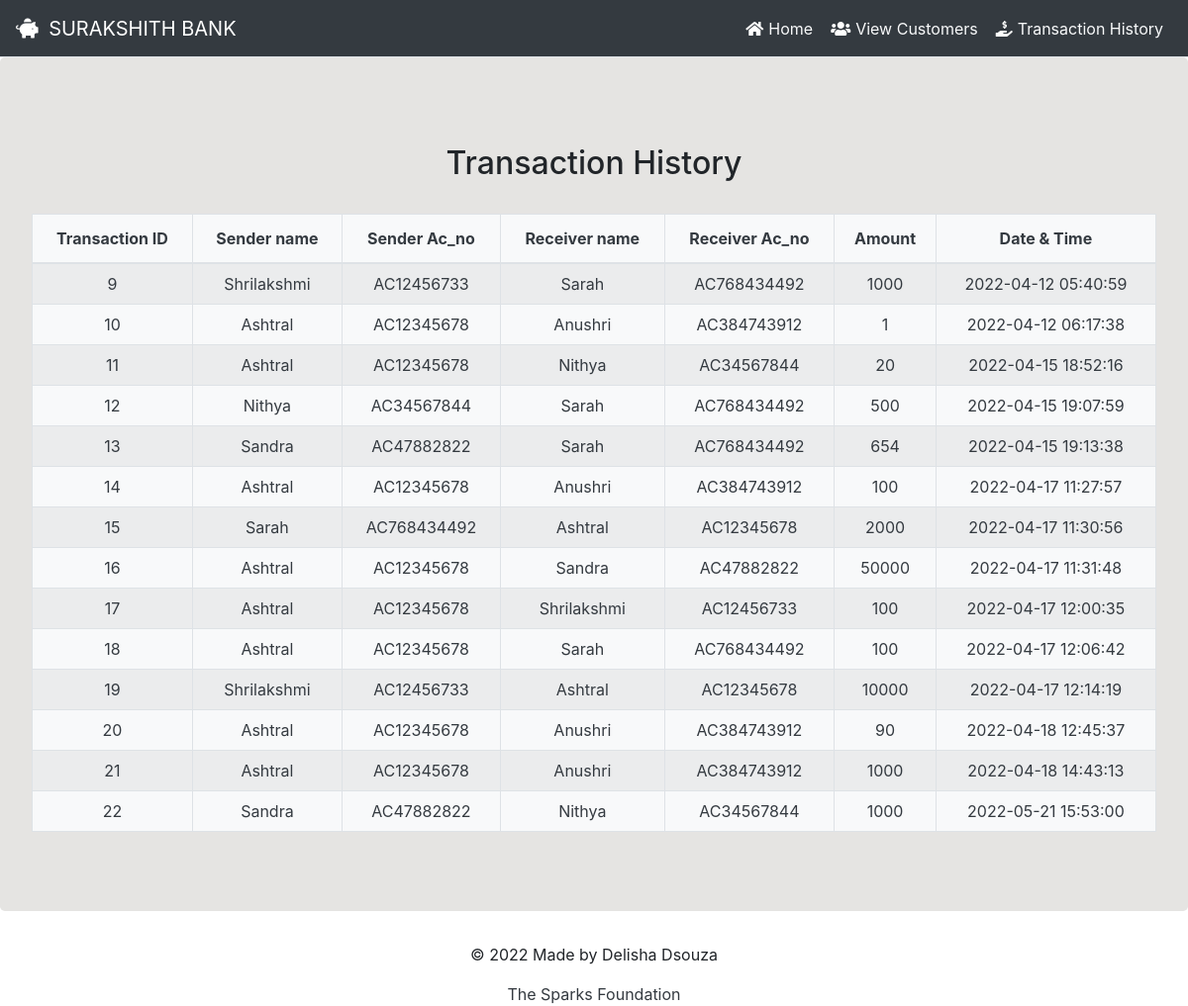
The page /history.php on the database its author committed.
### tables this page shows
CREATE TABLE `transfers` (
  `t_no` int(11) NOT NULL,
  `s_name` varchar(15) NOT NULL,
  `s_acc_no` varchar(25) NOT NULL,
  `r_name` varchar(15) NOT NULL,
  `r_acc_no` varchar(25) NOT NULL,
  `amount` float NOT NULL,
  `date_time` timestamp NOT NULL DEFAULT current_timestamp() ON UPDATE current_timestamp()
);

### history.php (the view, shortened to what this page needs)
<?php
 include 'sql_connect.php';
  require_once "./header.php";
  $sql ="select * from transfers";
  $query =mysqli_query($conn, $sql);
?>
<!DOCTYPE html>
<html>
    <head>
        <link rel="stylesheet" href="https://maxcdn.bootstrapcdn.com/bootstrap/4.0.0/css/bootstrap.min.css">
        <link rel="stylesheet" href="http://maxcdn.bootstrapcdn.com/font-awesome/4.3.0/css/font-awesome.min.css">
        <link rel="stylesheet" href="https://maxcdn.bootstrapcdn.com/bootstrap/4.5.2/css/bootstrap.min.css">
    </head>
</html>
<div class="jumbotron" style="background-color:#E5E4E2;">
        <h2 class="text-center pt-4">Transaction History </h2>
       <br>
       <div class="table-responsive-sm " >
        <table class=" container text-center table table-hover  table-striped table-condensed table-bordered  bg-light text-dark ">
        <thead>
            <tr>
                <th class="text-center">Transaction ID </th>
                <th class="text-center">Sender name</th>
                <th class="text-center">Sender Ac_no</th>
                <th class="text-center">Receiver name</th>
                <th class="text-center">Receiver Ac_no</th>
                <th class="text-center">Amount</th>
                <th class="text-center">Date & Time</th>
            </tr>
        </thead>
        <tbody>
        <?php
            while($rows = mysqli_fetch_assoc($query))
            {
        ?>
            <tr >
                <td class="py-2"><?php echo $rows['t_no']; ?></td>
                <td class="py-2"><?php echo $rows['s_name']; ?></td>
                <td class="py-2"><?php echo $rows['s_acc_no']; ?></td>
                <td class="py-2"><?php echo $rows['r_name']; ?></td>
                <td class="py-2"><?php echo $rows['r_acc_no']; ?> </td>
                <td class="py-2"><?php echo $rows['amount']; ?> </td>
                <td class="py-2"><?php echo $rows['date_time']; ?> </td>
            </tr>
        <?php
            }
        ?>
        </tbody>
    </table>
    </div>
</div>
<div >
<?php
    include "./footer.php";
?>

### rows shown on the page
transfers: t_no "9", s_name "Shrilakshmi", s_acc_no "AC12456733", r_name "Sarah", r_acc_no "AC768434492", amount "1000", date_time "2022-04-12 05:40:59"
transfers: t_no "10", s_name "Ashtral", s_acc_no "AC12345678", r_name "Anushri", r_acc_no "AC384743912", amount "1", date_time "2022-04-12 06:17:38"
transfers: t_no "11", s_name "Ashtral", s_acc_no "AC12345678", r_name "Nithya", r_acc_no "AC34567844", amount "20", date_time "2022-04-15 18:52:16"
transfers: t_no "12", s_name "Nithya", s_acc_no "AC34567844", r_name "Sarah", r_acc_no "AC768434492", amount "500", date_time "2022-04-15 19:07:59"
transfers: t_no "13", s_name "Sandra", s_acc_no "AC47882822", r_name "Sarah", r_acc_no "AC768434492", amount "654", date_time "2022-04-15 19:13:38"
transfers: t_no "14", s_name "Ashtral", s_acc_no "AC12345678", r_name "Anushri", r_acc_no "AC384743912", amount "100", date_time "2022-04-17 11:27:57"
transfers: t_no "15", s_name "Sarah", s_acc_no "AC768434492", r_name "Ashtral", r_acc_no "AC12345678", amount "2000", date_time "2022-04-17 11:30:56"
transfers: t_no "16", s_name "Ashtral", s_acc_no "AC12345678", r_name "Sandra", r_acc_no "AC47882822", amount "50000", date_time "2022-04-17 11:31:48"
transfers: t_no "17", s_name "Ashtral", s_acc_no "AC12345678", r_name "Shrilakshmi", r_acc_no "AC12456733", amount "100", date_time "2022-04-17 12:00:35"
transfers: t_no "18", s_name "Ashtral", s_acc_no "AC12345678", r_name "Sarah", r_acc_no "AC768434492", amount "100", date_time "2022-04-17 12:06:42"
transfers: t_no "19", s_name "Shrilakshmi", s_acc_no "AC12456733", r_name "Ashtral", r_acc_no "AC12345678", amount "10000", date_time "2022-04-17 12:14:19"
transfers: t_no "20", s_name "Ashtral", s_acc_no "AC12345678", r_name "Anushri", r_acc_no "AC384743912", amount "90", date_time "2022-04-18 12:45:37"
transfers: t_no "21", s_name "Ashtral", s_acc_no "AC12345678", r_name "Anushri", r_acc_no "AC384743912", amount "1000", date_time "2022-04-18 14:43:13"
transfers: t_no "22", s_name "Sandra", s_acc_no "AC47882822", r_name "Nithya", r_acc_no "AC34567844", amount "1000", date_time "2022-05-21 15:53:00"
